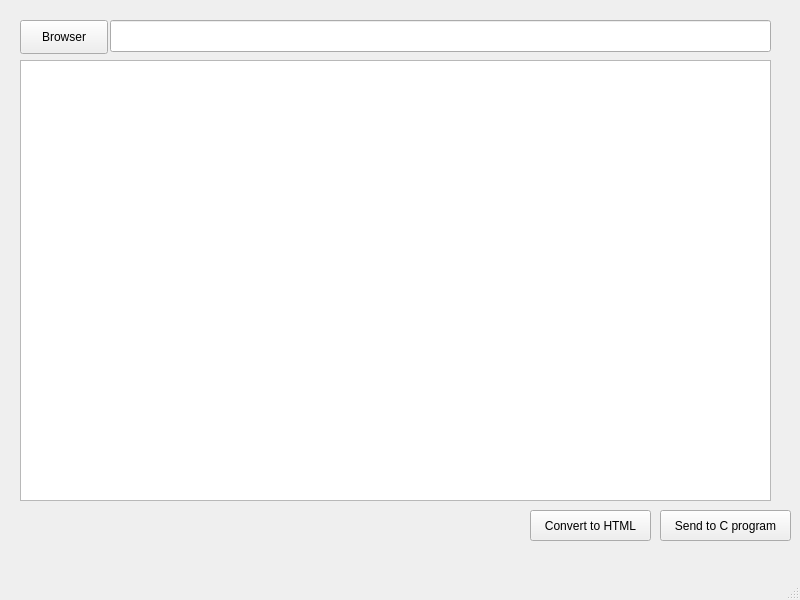
<?xml version="1.0" encoding="UTF-8"?>
<ui version="4.0">
 <class>MainWindow</class>
 <widget class="QMainWindow" name="MainWindow">
  <property name="geometry">
   <rect>
    <x>0</x>
    <y>0</y>
    <width>800</width>
    <height>600</height>
   </rect>
  </property>
  <property name="windowTitle">
   <string>MainWindow</string>
  </property>
  <widget class="QWidget" name="centralwidget">
   <widget class="QLineEdit" name="line_path">
    <property name="geometry">
     <rect>
      <x>110</x>
      <y>20</y>
      <width>661</width>
      <height>32</height>
     </rect>
    </property>
   </widget>
   <widget class="QPushButton" name="btn_browse">
    <property name="geometry">
     <rect>
      <x>20</x>
      <y>20</y>
      <width>88</width>
      <height>34</height>
     </rect>
    </property>
    <property name="text">
     <string>Browser</string>
    </property>
   </widget>
   <widget class="QTextEdit" name="text_preview">
    <property name="geometry">
     <rect>
      <x>20</x>
      <y>60</y>
      <width>751</width>
      <height>441</height>
     </rect>
    </property>
   </widget>
   <widget class="QPushButton" name="btn_convert">
    <property name="geometry">
     <rect>
      <x>530</x>
      <y>510</y>
      <width>121</width>
      <height>31</height>
     </rect>
    </property>
    <property name="text">
     <string>Convert to HTML</string>
    </property>
   </widget>
   <widget class="QPushButton" name="btn_send">
    <property name="geometry">
     <rect>
      <x>660</x>
      <y>510</y>
      <width>131</width>
      <height>31</height>
     </rect>
    </property>
    <property name="text">
     <string>Send to C program</string>
    </property>
   </widget>
  </widget>
  <widget class="QMenuBar" name="menubar">
   <property name="geometry">
    <rect>
     <x>0</x>
     <y>0</y>
     <width>800</width>
     <height>30</height>
    </rect>
   </property>
  </widget>
  <widget class="QStatusBar" name="statusbar"/>
 </widget>
 <resources/>
 <connections/>
</ui>
